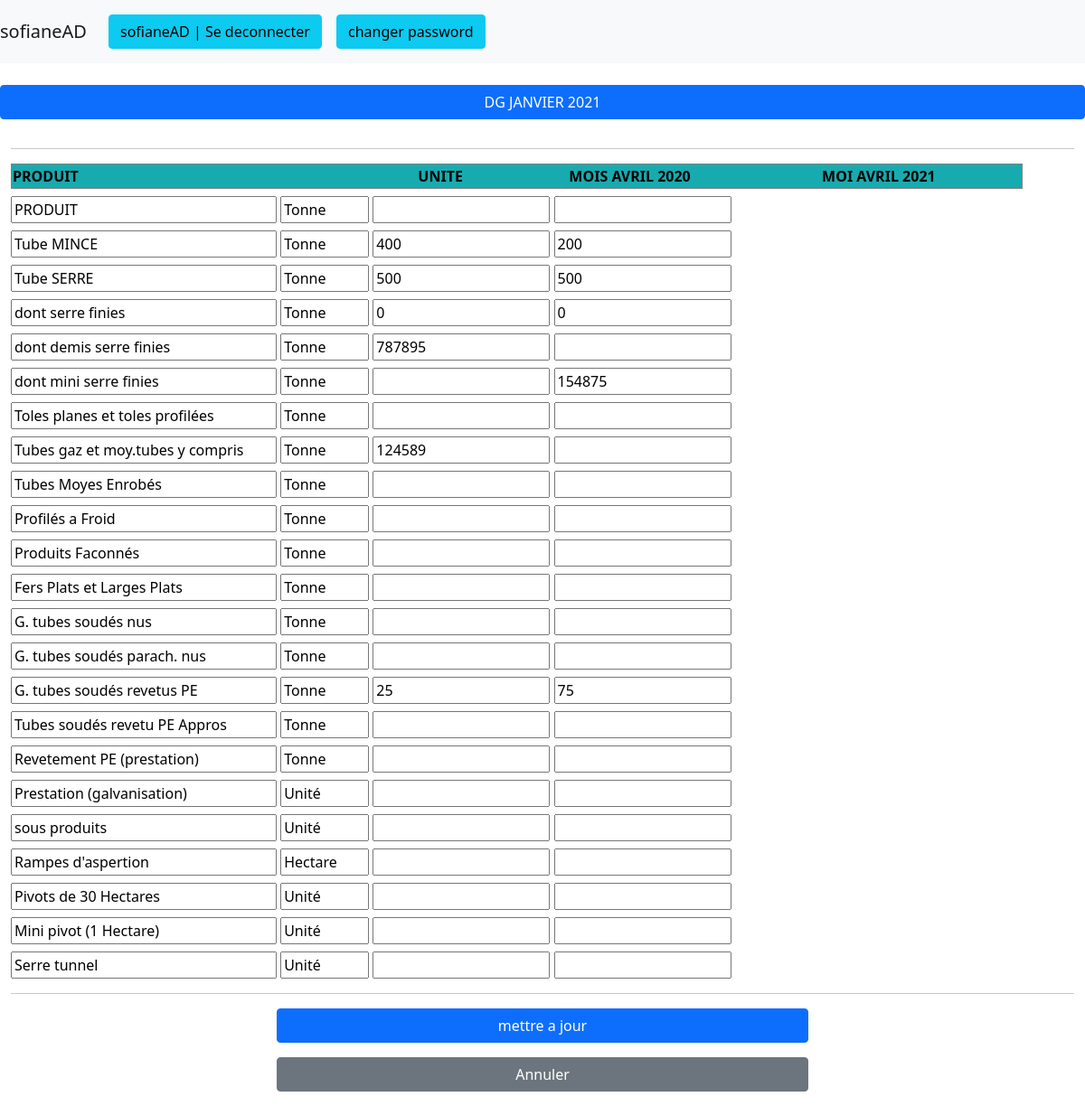
The app's page /canvas/10/production/edit/ (signed in) with its own data.
### bilans/models.py (models this page shows, shortened)
class Canva(models.Model):
    name = models.CharField(null=True, blank=True, max_length=255)
    site = models.CharField(null=True, blank=True, max_length=255)
    mois = models.CharField(null=True, blank=True, max_length=255)
    année = models.IntegerField(null=True, blank=True)
    created = models.DateTimeField(null=True, blank=True, default=timezone.now)
    def get_absolute_url(self):
        return reverse('bilans:canva_detail', kwargs={'pk': self.pk})

class Checkbox(models.Model):
    validation = models.BooleanField(default=True)
    canva = models.ForeignKey('Canva', null=True, blank=True, on_delete=models.CASCADE, related_name='checkbox_canva')

### bilans/views.py (the view, shortened to what this page needs)
# urls.py: path('canvas/<int:pk>/production/edit/', login_required(views.ProductionsEditView.as_view()), name='production_edit'),
class ProductionsEditView(SingleObjectMixin, FormView):
    model = Canva
    template_name = 'production_edit.html'
    def get(self, request, *args, **kwargs):
        self.object = self.get_object(queryset=Canva.objects.all())
        return super().get(request, *args, **kwargs)
    def get_form(self, form_class=None):
        return ProductionsFormset(**self.get_form_kwargs(), instance=self.object)

### bilans/templates/production_edit.html (shortened to what this page needs)
{% extends 'base.html' %}
{% load auth_extras %}
{% block titre %}<div class="btn btn-primary w-100 mb-3">{{ canva.site }} {{ canva.mois }} {{ canva.année }}{% endblock titre %}</div>
{% block content %}
<hr>
<table width="1119" border="1">
  <tbody>
    <tr bgcolor="#17ABB0" style="color: #000000">
      <th width="438" height="27" scope="col">PRODUIT</th>
      <th width="163" scope="col">UNITE</th>
      <th width="273" scope="col">MOIS AVRIL 2020</th>
      <th width="217" scope="col">MOI AVRIL 2021</th>
    </tr>
  </tbody>
</table>
		<form  action="" method="post" enctype="multipart/form-data">
		{% for production_form in form.forms %}
				{% for checkbox in canva.checkbox_canva.all %}
			{% if checkbox.validation == True  %}
			<fieldset disabled="disabled">
				{{ production_form }}
			</fieldset>
			{% else %}
		{{ production_form }}
			{% endif %}
		{% endfor %}
			{% endfor %}
		<hr>
		<p>
			{% for checkbox in canva.checkbox_canva.all %}
			{% if checkbox.validation == True  %}
			<center><a href="{{ canva.get_absolute_url }}" role="button" class="btn btn-secondary w-50">Annuler</a></center>
			{% else %}
			<center><button type="submit" value="mettre a jour" class="btn btn-primary w-50 mb-3">mettre a jour</button></center>
			<center><a href="{{ canva.get_absolute_url }}" role="button" class="btn btn-secondary w-50">Annuler</a></center>
			{% endif %}
			{% endfor %}
		</p>
</form>
{% endblock content %}

### bilans/templates/base.html (shortened to what this page needs)
<!doctype html>
{% load static %}
{% load auth_extras %}
<html lang="en-us">
	<head>
		<link href="https://cdn.jsdelivr.net/npm/bootstrap@5.1.0/dist/css/bootstrap.min.css" rel="stylesheet">
		<link rel="stylesheet" type="text/css" href="https://cdn.datatables.net/1.10.25/css/jquery.dataTables.min.css">
		<link rel="stylesheet" type="text/css" href="https://cdn.datatables.net/buttons/1.7.1/css/buttons.dataTables.min.css">
	<body>
	{% if request.user.is_authenticated %}
	<div>
	<nav class="navbar navbar-expand-lg navbar-light bg-light">
  <a class="navbar-brand">{{ user }}</a>
  <div class="collapse navbar-collapse" id="navbarSupportedContent">
    <ul class="navbar-nav mr-auto">
      <li class="nav-item active">
        <a class="nav-link" href="/accounts/logout"><button class="btn btn-info">{{ user }} | Se deconnecter</button></a>
      </li>
      <li class="nav-item">
        <a class="nav-link" href="{% url 'auth_password_change' %}"><button class="btn btn-info">changer password</button></a>
      </li>
    </div>
</nav>
{% endif %}
  <br />
	</head>
		<div><h5><center>
			{% block titre %}
			{% endblock titre %}
			</h5></center>
		</div>
		<main role='main' class="container-fluid">
			<div class="jumbotron">
					{% block content %}
					{% endblock %}
			</div>
		</main>
	</body>
</html>

### records on screen
Canva: site "DG", mois "JANVIER", année "2021"
Checkbox: production_form "PRODUIT", production_form "Tonne", production_form "Tube MINCE", production_form "400", production_form "200", production_form "Tube SERRE", production_form "500", production_form "dont serre finies", production_form "0", production_form "dont demis serre finies", production_form "787895", production_form "dont mini serre finies", production_form "154875", production_form "Toles planes et toles profilées", production_form "Tubes gaz et moy.tubes y compris", production_form "124589", production_form "Tubes Moyes Enrobés", production_form "Profilés a Froid", production_form "Produits Faconnés", production_form "Fers Plats et Larges Plats", production_form "G. tubes soudés nus", production_form "G. tubes soudés parach. nus", production_form "G. tubes soudés revetus PE", production_form "25", production_form "75", production_form "Tubes soudés revetu PE Appros", production_form "Revetement PE (prestation)", production_form "Prestation (galvanisation)", production_form "Unité", production_form "sous produits", production_form "Rampes d'aspertion", production_form "Hectare", production_form "Pivots de 30 Hectares", production_form "Mini pivot (1 Hectare)", production_form "Serre tunnel"

### other values on screen
{{ user }} "sofianeAD"
